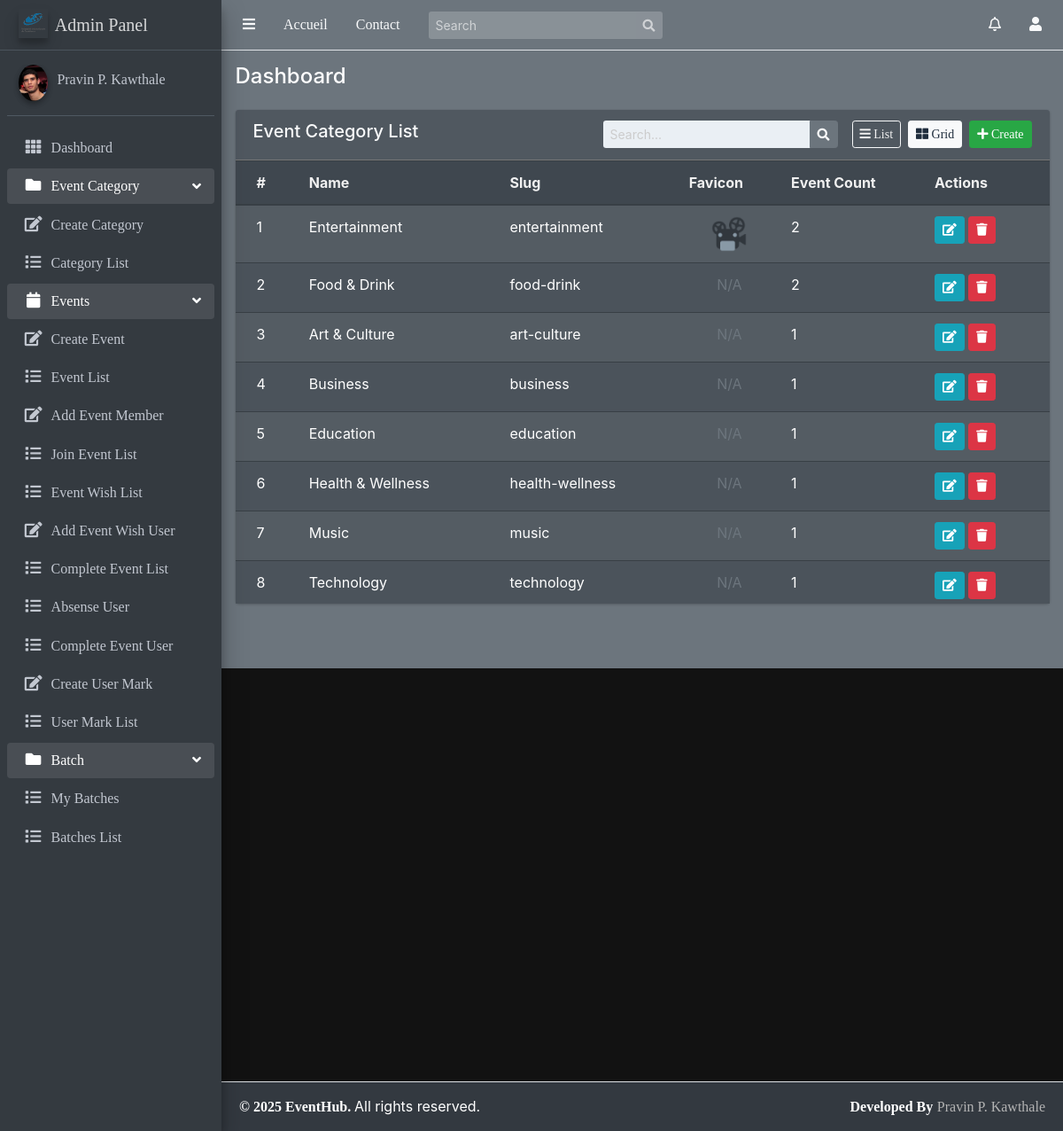
/Events/categories/, run on the app's committed database.
### Event/models.py (models this page shows, shortened)
class Category(models.Model):
    name = models.CharField(max_length=100, unique=True)
    description = models.TextField(blank=True)
    slug = models.SlugField(unique=True, blank=True)
    favicon = models.ImageField(upload_to='category_favicons/', null=True, blank=True)

### Event/views.py (the view)
# urls.py: path('categories/', views.CategoryList.as_view(), name='category_list'),
class CategoryList(ListView):
    model=Category
    template_name='Event/category_list.html'
    context_object_name='categories'
    def get_queryset(self):
        return Category.objects.annotate(
            event_count=Count('events')  # renamed from popularity
        ).order_by('-event_count')

### user/context_processors.py (called while the page is built)
def notifications(request):
    if request.user.is_authenticated:
        navbar_notifications = Notification.objects.filter(
            receiver=request.user
        ).order_by('-timestamp')[:5]  # latest 5 notifications
        navbar_unread_count = Notification.objects.filter(
            receiver=request.user,
            is_read=False
        ).count()
    else:
        navbar_notifications = []
        navbar_unread_count = 0
    return {
        'navbar_notifications': navbar_notifications,
        'navbar_unread_count': navbar_unread_count
    }

### templates/Event/category_list.html (shortened to what this page needs)
{% extends 'base/base.html' %}
{% block content %}
<div class="row">
    <div class="col-md-12">
        <div class="card" style="background-color: #5e6770; color: #f1f1f1; border: none;">
            <div class="card-header" style="background-color: #505860; border-bottom: 1px solid #777;">
                <div class="row align-items-center">
                    <div class="col-md-5">
                        <h5 class="text-light">Event Category List</h5>
                    </div>
                    <div class="col-md-7 d-flex justify-content-end align-items-center flex-wrap">
                        <form class="form-inline mr-3" action="{% url 'category_list' %}" method="POST">
                            <div class="input-group input-group-sm">
                                <input class="form-control search-input" name="search" type="search" placeholder="Search..." aria-label="Search">
                                <div class="input-group-append">
                                    <button class="btn btn-secondary" type="submit">
                                        <i class="fas fa-search"></i>
                                    </button>
                                </div>
                            </div>
                        </form>
                        <a class="btn btn-outline-light btn-sm mr-2" onclick="listView()"><i class="fa fa-bars"></i> List</a>
                        <a class="btn btn-outline-light btn-sm mr-2 active" onclick="gridView()"><i class="fa fa-th-large"></i> Grid</a>
                        <a class="btn btn-success btn-sm" href="{% url 'create_category' %}"><i class="fa fa-plus"></i> Create</a>
                    </div>
                </div>
            </div>
            <div class="card-body p-0">
                <div style="max-height: 500px; overflow-y: auto;">
                    <table class="table table-dark table-hover table-striped mb-0" style="background-color: #4b535b; border-collapse: collapse !important;">
                        <thead style="position: sticky; top: 0; background-color: #3f474f; color: #f0f0f0; z-index: 1;">
                            <tr>
                                <th>#</th>
                                <th>Name</th>
                                <th>Slug</th>
                                <th>Favicon</th>
                                <th>Event Count</th>
                                <th>Actions</th>
                            </tr>
                        </thead>
                        <tbody>
                            {% for category in categories %}
                                <tr>
                                    <td>{{ forloop.counter }}</td>
                                    <td>{{ category.name }}</td>
                                    <td>{{ category.slug }}</td>
                                    <td class="ctg_image text-center">
                                        {% if category.favicon %}
                                            <img class="ctg_image" src="{{ category.favicon.url }}" alt="Favicon" height="40px" style="border-radius: 5px;">
                                        {% else %}
                                            <span class="text-muted">N/A</span>
                                        {% endif %}
                                    </td>
                                    <td>{{ category.event_count }}</td>
                                    <td>
                                        <a class="btn btn-info btn-sm" href="{% url 'category_update' category.pk %}">
                                            <i class="fa fa-edit"></i>
                                        </a>
                                        <a class="btn btn-danger btn-sm" href="{% url 'category_delete' category.pk %}">
                                            <i class="fa fa-trash"></i>
                                        </a>
                                    </td>
                                </tr>
                            {% empty %}
                                <tr>
                                    <td colspan="6" class="text-center text-muted">No categories found.</td>
                                </tr>
                            {% endfor %}
                        </tbody>
                    </table>
                </div>
            </div>
        </div>
    </div>
</div>
{% endblock content %}

### templates/Event/category_list.html (style rules this page uses)
.search-input { background-color: #eaeff4; color: #fff; border: none; transition: all 0.3s ease-in-out; box-shadow: 0 0 0px #68c2ef; }
.search-input::placeholder { color: #ccc; }

### data on the page
Category: name "Entertainment", slug "entertainment", favicon (picture), event_count "2"
Category: name "Food & Drink", slug "food-drink", favicon "N/A", event_count "2"
Category: name "Art & Culture", slug "art-culture", favicon "N/A", event_count "1"
Category: name "Business", slug "business", favicon "N/A", event_count "1"
Category: name "Education", slug "education", favicon "N/A", event_count "1"
Category: name "Health & Wellness", slug "health-wellness", favicon "N/A", event_count "1"
Category: name "Music", slug "music", favicon "N/A", event_count "1"
Category: name "Technology", slug "technology", favicon "N/A", event_count "1"
